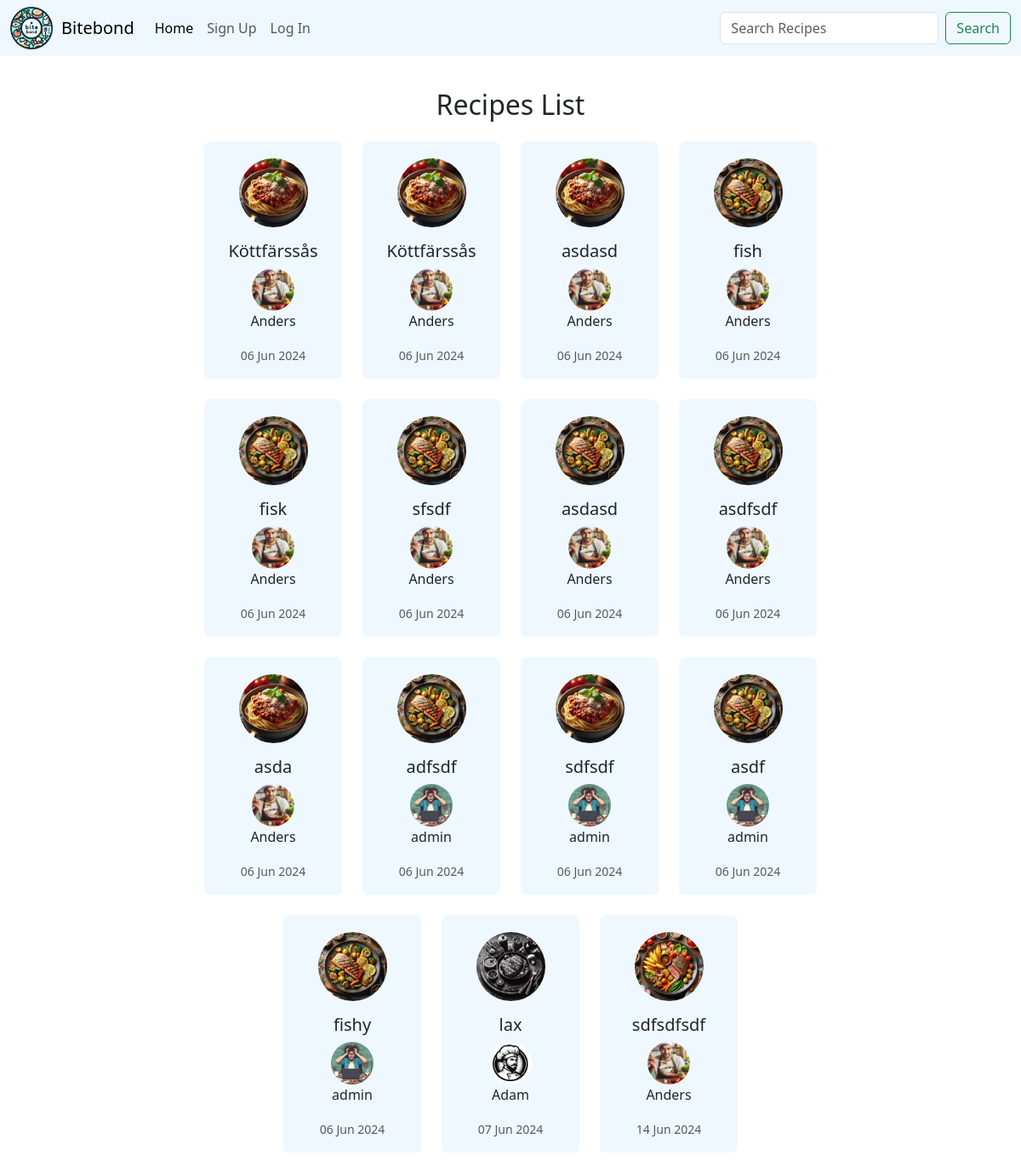
The app's page /recipes/ with its own data.
### app/models.py (models this page shows, shortened)
class Recipe(models.Model):
    user = models.ForeignKey(User, on_delete=models.CASCADE, related_name='recipes', default=1)  # Provide a default user ID
    title = models.CharField(max_length=255)
    ingredients = models.TextField()
    instructions = models.TextField()
    cooking_time = models.IntegerField()
    preparation_time = models.IntegerField()
    serving_size = models.IntegerField()
    tips = models.TextField(blank=True, null=True)
    picture = models.ImageField(upload_to='recipes/', blank=True, null=True)
    created_at = models.DateTimeField(default=timezone.now)

class Profile(models.Model):
    user = models.OneToOneField(User, on_delete=models.CASCADE)
    phone_number = models.CharField(max_length=15, blank=True)
    address = models.CharField(max_length=255, blank=True)
    picture = models.ImageField(upload_to='profile_pictures/', default='profile_pictures/profile.jpg')

### app/views.py (the view)
# urls.py: path('recipes/', views.recipes_list, name='recipes_list'),
def recipes_list(request):
    recipes = Recipe.objects.all()
    return render(request, 'recipes_list.html', {'recipes': recipes})

### app/templates/recipes_list.html (shortened to what this page needs)
{% extends 'base.html' %}
{% load static %}
{% block content %}
    <head>
    </head>
    <div class="container mt-5">
        <div class="d-flex justify-content-center mb-3">
            <h2>Recipes List</h2>
        </div>
        <div class="row justify-content-center">
            {% for recipe in recipes %}
                <div class="col-md-2 mb-4 d-flex align-items-stretch">
                    <div class="card text-center" onclick="window.location.href='{% url 'recipe_detail' recipe_id=recipe.id %}'">
                        {% if recipe.picture %}
                            <img id="recipe-picture" src="{{ recipe.picture.url }}" alt="{{ recipe.title }}" class="rounded-circle img-fluid mx-auto d-block" style="max-width: 50%;">
                        {% else %}
                            <img id="recipe-picture" src="{% static 'images/recipe.jpg' %}" alt="Default Recipe Image" class="rounded-circle img-fluid mx-auto d-block" style="max-width: 50%;">
                        {% endif %}
                        <div class="card-body">
                            <h5 class="card-title">{{ recipe.title }}</h5>
                            {% if recipe.user.profile.picture %}
                                <img src="{{ recipe.user.profile.picture.url }}" alt="User Picture" class="rounded-circle img-fluid" style="width: 50px; height: 50px;">
                            {% endif %}
                            <p class="card-text">{{ recipe.user.username }}</p>
                            <p class="card-text"><small class="text-muted">{{ recipe.created_at|date:"d M Y" }}</small></p>
                        </div>
                    </div>
                </div>
                {% if forloop.counter|divisibleby:4 and not forloop.last %}
                    </div><div class="row justify-content-center">
                {% endif %}
            {% empty %}
                <p class="text-center">No Recipe Available</p>
            {% endfor %}
        </div>
    </div>
{% endblock %}

### static/css/styles.css (style rules this page uses)
body { padding-top: 56px; }
.card { cursor: pointer; background-color:aliceblue; border: none; }
.card.text-center { border-top-left-radius: 8px; border-top-right-radius: 8px; }
#recipe-picture { margin-top: 20px; }

### records on screen
Recipe: picture (picture), title "Köttfärssås", user.profile.picture (picture), user.username "Anders", created_at "06 Jun 2024"
Recipe: picture (picture), title "Köttfärssås", user.profile.picture (picture), user.username "Anders", created_at "06 Jun 2024"
Recipe: picture (picture), title "asdasd", user.profile.picture (picture), user.username "Anders", created_at "06 Jun 2024"
Recipe: picture (picture), title "fish", user.profile.picture (picture), user.username "Anders", created_at "06 Jun 2024"
Recipe: picture (picture), title "fisk", user.profile.picture (picture), user.username "Anders", created_at "06 Jun 2024"
Recipe: picture (picture), title "sfsdf", user.profile.picture (picture), user.username "Anders", created_at "06 Jun 2024"
Recipe: picture (picture), title "asdasd", user.profile.picture (picture), user.username "Anders", created_at "06 Jun 2024"
Recipe: picture (picture), title "asdfsdf", user.profile.picture (picture), user.username "Anders", created_at "06 Jun 2024"
Recipe: picture (picture), title "asda", user.profile.picture (picture), user.username "Anders", created_at "06 Jun 2024"
Recipe: picture (picture), title "adfsdf", user.profile.picture (picture), user.username "admin", created_at "06 Jun 2024"
Recipe: picture (picture), title "sdfsdf", user.profile.picture (picture), user.username "admin", created_at "06 Jun 2024"
Recipe: picture (picture), title "asdf", user.profile.picture (picture), user.username "admin", created_at "06 Jun 2024"
Recipe: picture (picture), title "fishy", user.profile.picture (picture), user.username "admin", created_at "06 Jun 2024"
Recipe: title "lax", user.profile.picture (placeholder picture), user.username "Adam", created_at "07 Jun 2024"
Recipe: picture (picture), title "sdfsdfsdf", user.profile.picture (picture), user.username "Anders", created_at "14 Jun 2024"
